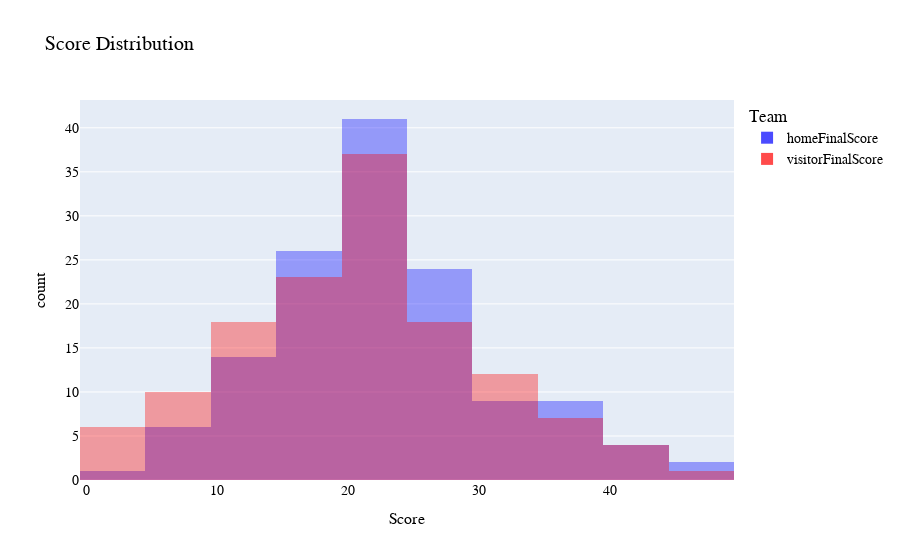

Notebook source saved alongside this figure:
### Code cell
# 创建直方图
fig = px.histogram(games_data, x=["homeFinalScore", "visitorFinalScore"], nbins=20, barmode="overlay",
                   color_discrete_map={"homeFinalScore": "blue", "visitorFinalScore": "red"},
                   labels={"value": "Score", "variable": "Team"}, title="Score Distribution")

# 自定义颜色和透明度
fig.update_traces(opacity=0.7)

# 添加动画效果
fig.update_layout(transition_duration=500)

# 自定义字体样式
fig.update_layout(
    font=dict(family="Arial", size=14, color="black"),  # 自定义字体样式
    title=dict(font=dict(size=20)),  # 自定义标题样式
    xaxis_title=dict(font=dict(size=16)),  # 自定义X轴标题样式
    yaxis_title=dict(font=dict(size=16)),  # 自定义Y轴标题样式
)

# 显示图表
fig.show()

### Figure 1 — Plotly figure (JSON) as saved in the notebook; plotly's stock layout.template omitted (floating-point values rounded to 4 significant figures; data arrays with more than 128 entries replaced by an {"elided": "..."} marker saying what was removed)
{"data": [{"alignmentgroup": "True", "bingroup": "x", "hovertemplate": "Team=homeFinalScore<br>Score=%{x}<br>count=%{y}<extra></extra>", "legendgroup": "homeFinalScore", "marker": {"color": "blue", "opacity": 0.5, "pattern": {"shape": ""}}, "name": "homeFinalScore", "nbinsx": 20, "offsetgroup": "homeFinalScore", "opacity": 0.7, "orientation": "v", "showlegend": true, "type": "histogram", "x": {"elided": "136 int values"}, "xaxis": "x", "yaxis": "y"}, {"alignmentgroup": "True", "bingroup": "x", "hovertemplate": "Team=visitorFinalScore<br>Score=%{x}<br>count=%{y}<extra></extra>", "legendgroup": "visitorFinalScore", "marker": {"color": "red", "opacity": 0.5, "pattern": {"shape": ""}}, "name": "visitorFinalScore", "nbinsx": 20, "offsetgroup": "visitorFinalScore", "opacity": 0.7, "orientation": "v", "showlegend": true, "type": "histogram", "x": {"elided": "136 int values"}, "xaxis": "x", "yaxis": "y"}], "layout": {"barmode": "overlay", "font": {"color": "black", "family": "Arial", "size": 14}, "legend": {"title": {"text": "Team"}, "tracegroupgap": 0}, "title": {"font": {"size": 20}, "text": "Score Distribution"}, "transition": {"duration": 500}, "xaxis": {"anchor": "y", "domain": [0, 1], "title": {"font": {"size": 16}, "text": "Score"}}, "yaxis": {"anchor": "x", "domain": [0, 1], "title": {"font": {"size": 16}, "text": "count"}}}}
